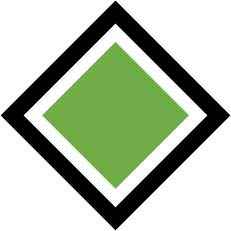
#> input picture image_modifier/Layer1.bmp, 231 x 231 px
$ python main.py
#> lines starting #> are read from the running program, lines starting #| are printed output that depends on the picture; after the words box and inside, x2 and y2 are one past the last pixel; in counts of white or black regions, pixels touching at a corner belong together
import numpy as np
from PIL import Image
import cv2
import multiprocessing
import concurrent.futures


def process_image(image_path):
    """
    1) Transform an image by making green or shades of green -> transparent
    2) Turning blueish shades of pixels -> white.
    """
#> called with image_path = ('Layer1.bmp', 'Layer1_transformed.png')
    input_path, output_path = image_path
    image = Image.open(input_path).convert('RGBA')
#> image is the input picture: PIL image 231x231 RGBA; mean R, G, B, A 180.6, 193, 172.3, 255
    arr = np.array(image)

    hsv = cv2.cvtColor(arr, cv2.COLOR_RGB2HSV)
#> hsv: shape (231, 231, 3); mean H, S, V 10, 30.3, 193

    # Define ranges for greenish and blueish colors in HSV
    lower_green = np.array([40, 40, 40])  # Lower bound
    upper_green = np.array([80, 255, 255])  # Upper bound

    lower_blue = np.array([100, 40, 40])  # Lower bound
    upper_blue = np.array([140, 255, 255])  # Upper bound

    green_mask = cv2.inRange(hsv, lower_green, upper_green)
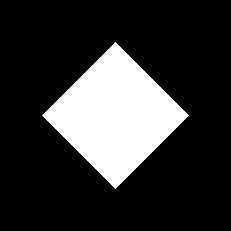
#> green_mask: shape (231, 231); 20.2% white; 1 white region, box (x1, y1, x2, y2) and area: (42, 42, 189, 189) 10805
    blue_mask = cv2.inRange(hsv, lower_blue, upper_blue)
#> blue_mask: shape (231, 231); every value is 0

    transparent_mask = (green_mask > 0)
    arr[transparent_mask, 3] = 0
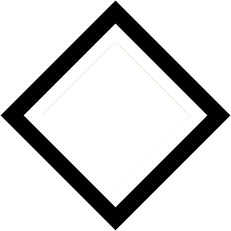
#> arr: shape (231, 231, 4); mean R, G, B, A 180.6, 193, 172.3, 203.4; transparent parts drawn white
    arr[transparent_mask, :3] = 0

    # Blue range pixels to white
    arr[blue_mask > 0, :3] = 255

    transformed_image = Image.fromarray(arr)
    transformed_image.save(output_path, format='PNG')
    return f"Processed and saved: {output_path}"


def blend_images(image_path1, image_path2, output_path):
    """
    Blend two images into one and save the result.
    """
    # Load the images
    image1 = Image.open(image_path1).convert('RGBA')
    image2 = Image.open(image_path2).convert('RGBA')

    blended_image = Image.blend(image1, image2, alpha=0.5)
    blended_image.save(output_path, 'PNG')
    return f"Blended image saved to {output_path}"


def main():
    # List of image files to process. Each element is a tuple (input_path, output_path).
    image_paths = [("Layer1.bmp", "Layer1_transformed.png"), ("Layer2.bmp", "Layer2_transformed.png")]

    # Determine the number of workers based on available CPU cores.
    num_cpus = multiprocessing.cpu_count()
    num_workers = max(1, int(num_cpus * 0.7))

    # Using ProcessPoolExecutor to handle image processing in parallel.
    with concurrent.futures.ProcessPoolExecutor(max_workers=num_workers) as executor:
        futures = [executor.submit(process_image, paths) for paths in image_paths]
#> call 2 of process_image, with image_path = ('Layer2.bmp', 'Layer2_transformed.png')
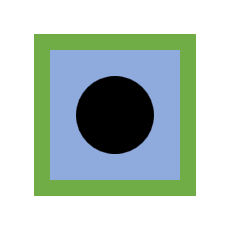
#> input picture image_modifier/Layer2.bmp, 231 x 231 px
#> in process_image, image is the input picture: PIL image 231x231 RGBA; mean R, G, B, A 181.7, 198.6, 192.1, 255
#> in process_image (call 2), `hsv = cv2.cvtColor(arr, cv2.COLOR_RGB2HSV)`: hsv: shape (231, 231, 3); mean H, S, V 33.5, 46.8, 209.9
#> in process_image (call 2), `green_mask = cv2.inRange(hsv, lower_green, upper_green)`:
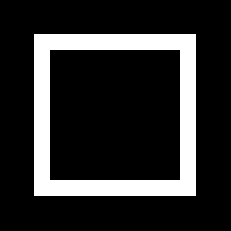
#> green_mask: shape (231, 231); 17.5% white; 1 white region, box (x1, y1, x2, y2) and area: (34, 34, 196, 196) 9344
#> in process_image (call 2), `blue_mask = cv2.inRange(hsv, lower_blue, upper_blue)`:
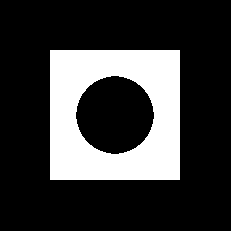
#> blue_mask: shape (231, 231); 22.9% white; 1 white region, box (x1, y1, x2, y2) and area: (50, 50, 180, 180) 12227
#> in process_image (call 2), `arr[transparent_mask, :3] = 0`:
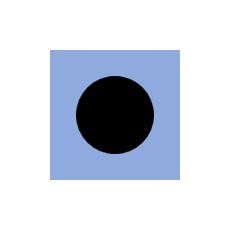
#> arr: shape (231, 231, 4); mean R, G, B, A 162.1, 168.3, 179.6, 210.3; transparent parts drawn white
#> in process_image (call 2), `arr[blue_mask > 0, :3] = 255`:
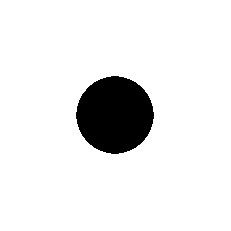
#> arr: shape (231, 231, 4); mean R, G, B, A 188, 188, 188, 210.3; transparent parts drawn white

        for future in concurrent.futures.as_completed(futures):
            try:
                print(future.result())
            except Exception as e:
                print(f"An error occurred: {e}")


if __name__ == "__main__":
    main()
